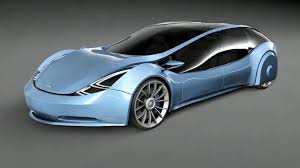
#> input picture images/sample.jpg, 300 x 168 px, found by its file name
$ python image_transformations.py
#> lines starting #> are read from the running program, lines starting #| are printed output that depends on the picture
import cv2
import numpy as np

#Resmi oku
image = cv2.imread("images/sample.jpg")
#> image is the input picture: shape (168, 300, 3); mean B, G, R 110, 105.2, 96.7
if image is None:
    print("resim yüklenemedi")
    exit()

height, width = image.shape[:2]
#> height = 168; width = 300

#Resmin merkezini bul
center = (width // 2, height // 2)
#> center = (150, 84)

#Döndürme matrisini oluştur, nerenin etrafında döndüreceğim, kaç derece,ölçek
matrix = cv2.getRotationMatrix2D(center,-30,1)
rotated_30 =cv2.warpAffine(image,matrix, (width,height))
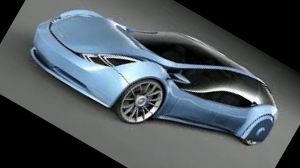
#> rotated_30: shape (168, 300, 3); mean B, G, R 90.2, 84.9, 76.8

#resimleri döndürme
rotated_90 = cv2.rotate(image,cv2.ROTATE_90_CLOCKWISE)
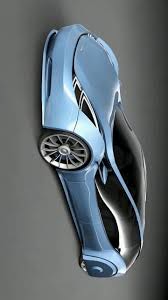
#> rotated_90: shape (300, 168, 3); mean B, G, R 110, 105.2, 96.7


flip_left_right = cv2.flip(image,1)
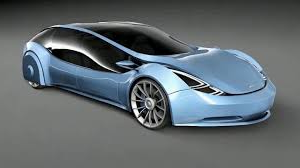
#> flip_left_right: shape (168, 300, 3); mean B, G, R 110, 105.2, 96.7
flip_up_down = cv2.flip(image,0)
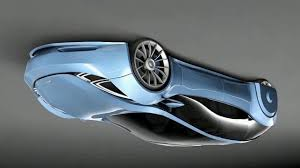
#> flip_up_down: shape (168, 300, 3); mean B, G, R 110, 105.2, 96.7
flip_both = cv2.flip(image,-1)
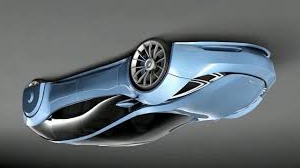
#> flip_both: shape (168, 300, 3); mean B, G, R 110, 105.2, 96.7


cv2.imshow("rotated30", rotated_30)
cv2.imshow("rotated90", rotated_90)
cv2.imshow("horizontal", flip_left_right)
cv2.imshow("vertical",flip_up_down)
cv2.imshow("both", flip_both)


cv2.waitKey(0)
cv2.destroyAllWindows()

$ run again, with images/face.jpg copied over images/sample.jpg
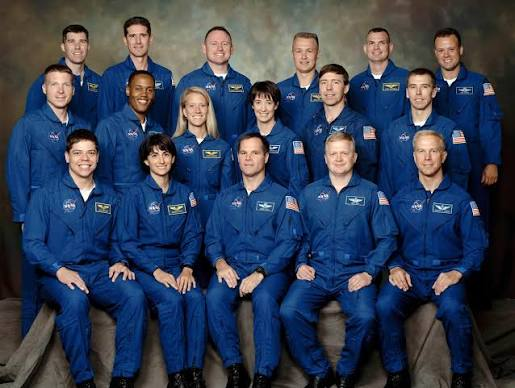
#> input picture images/face.jpg, 515 x 388 px, found by its file name
#> image is the input picture: shape (388, 515, 3); mean B, G, R 83.6, 63.5, 52.6
#> `flip_up_down = cv2.flip(image,0)`:
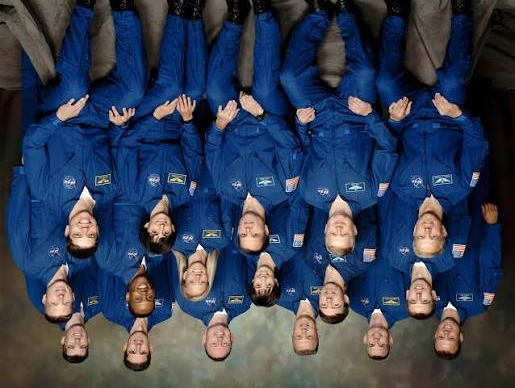
#> flip_up_down: shape (388, 515, 3); mean B, G, R 83.6, 63.5, 52.6
#> `flip_both = cv2.flip(image,-1)`:
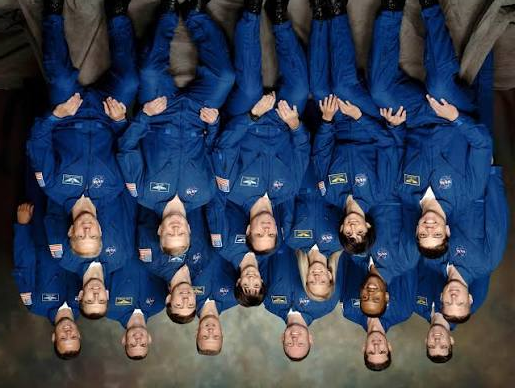
#> flip_both: shape (388, 515, 3); mean B, G, R 83.6, 63.5, 52.6
